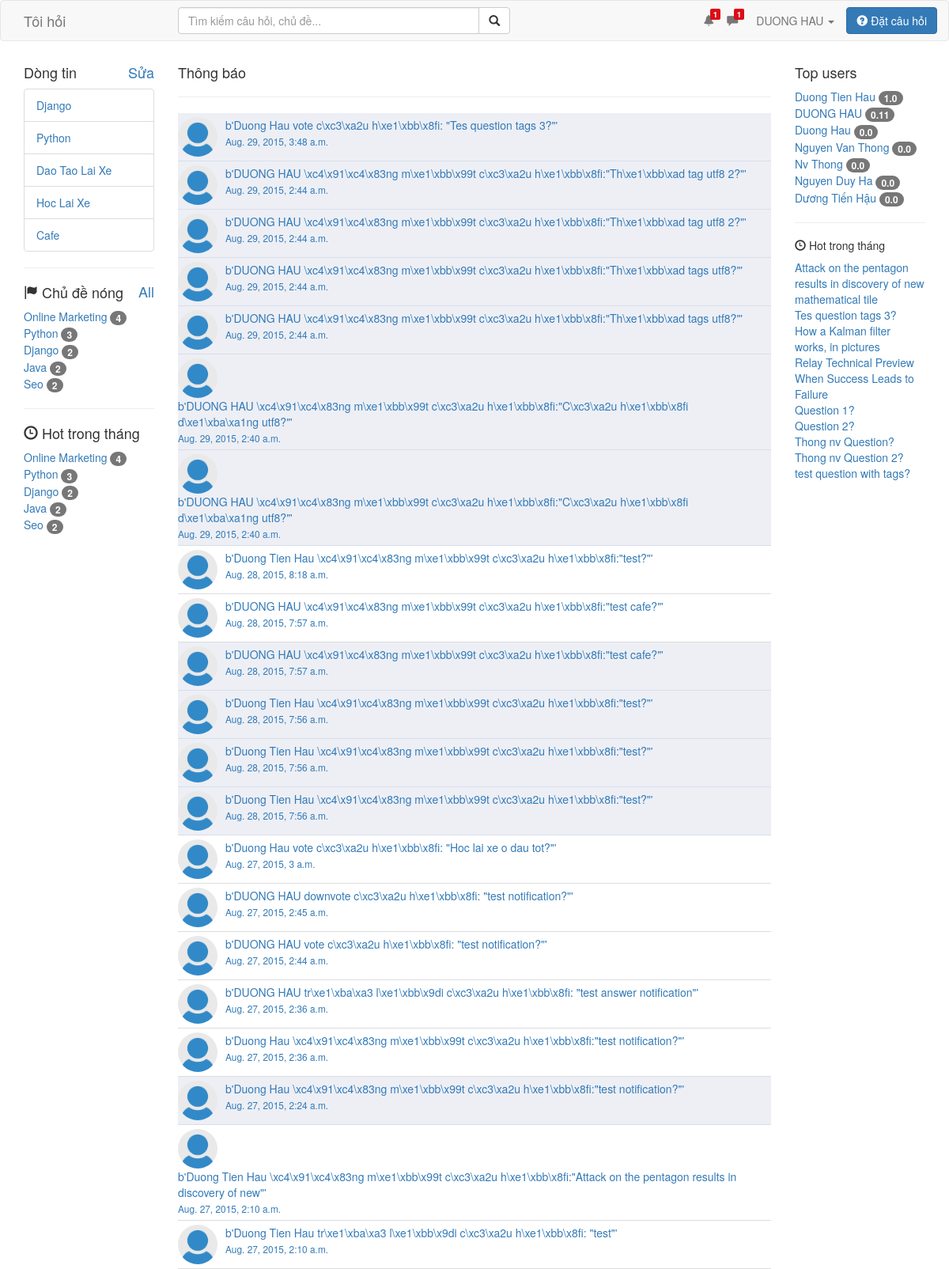
The app's page /notification/all/ (signed in), older data.
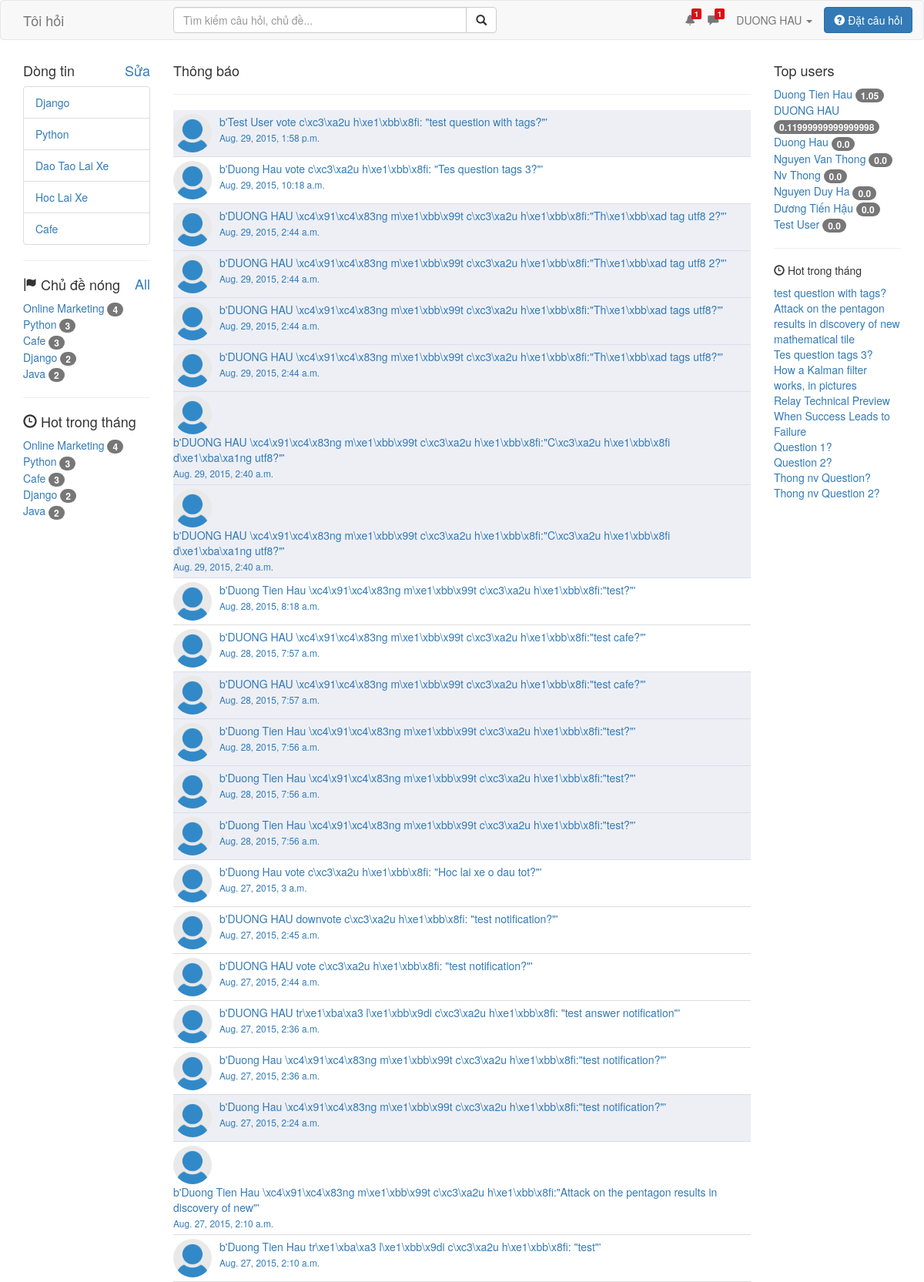
The same page, newer data.
### accounts/models.py (models this page shows, shortened)
class UserProfile(models.Model):
    user=models.OneToOneField(User, unique=True, related_name='profile')
    website=models.URLField(max_length=100,blank=True)
    avatar=models.ImageField(upload_to=get_profile_url,blank=True)
    address=models.CharField(blank=True, max_length=255)
    birthday=models.DateField(null=True)
    gender=models.CharField(blank=True, choices=(('Nam','Nam'),('Nữ','Nữ')), max_length=10)
    bio=models.TextField(blank=True)
    rank=models.FloatField(default=0)
    follows_count=models.IntegerField(default=0)
    followers_count=models.IntegerField(default=0)
    follows=models.ManyToManyField('self', related_name='followers', blank=True, symmetrical=False)
    follow_tags=models.ManyToManyField(Tag, related_name='tag_followers', blank=True)
    @property
    def fullname(self):
        return self.user.first_name+" "+self.user.last_name
    @property
    def username(self):
        return self.user.username

### tag/models.py (models this page shows, shortened)
class Tag(models.Model):
    name=models.CharField(unique=True, max_length=255,blank=False)
    image=models.ImageField(upload_to=get_tags_url, blank=True)
    description=models.TextField(blank=True)
    questions_count=models.IntegerField(default=0)
    followers_count=models.IntegerField(default=0)
    create=models.DateTimeField(auto_now_add=True)
    slug=models.SlugField(blank=True)

### notification/models.py (models this page shows, shortened)
class Notification(models.Model):
    sender=models.ForeignKey(UserProfile)
    recipient=models.ForeignKey(UserProfile, related_name='notifications')
    action=models.CharField(blank=True, max_length=10)#vote|downvote, answer,addquestion
    content_type = models.ForeignKey(ContentType)
    object_id = models.PositiveIntegerField()
    content_object = GenericForeignKey('content_type', 'object_id')
    create=models.DateTimeField(auto_now=True)
    is_read=models.BooleanField(default=False)
    @property
    def notification_string(self):
        string=""
        if self.action=='vote' or self.action=='downvote':
            if self.content_object.__class__.__name__.lower()=='answer':
                string="{} {} bình luận: \"{}\"".format(self.sender.fullname,
                self.action,self.content_object.content[:50])
            elif self.content_object.__class__.__name__.lower()=='question':
                string= "{} {} câu hỏi: \"{}\"".format(self.sender.fullname,
                self.action,self.content_object.title[:50])
        elif self.action=='answer':
            string="{} trả lời câu hỏi: \"{}\"".format(self.sender.fullname,self.content_object.content[:50])
        elif self.action=="addquestion":
            string="{} đăng một câu hỏi:\"{}\"".format(self.sender.fullname,
                self.content_object.title[:50])
        return string.encode('utf8')

### question/models.py (models this page shows, shortened)
class CommonFields(models.Model):
    content=models.TextField()
    is_active=models.BooleanField(default=True)
    create=models.DateTimeField(auto_now_add=True)
    modify=models.DateTimeField(auto_now=True)
    votes_count=models.IntegerField(default=0)
    downvotes_count=models.IntegerField(default=0)
    rank=models.FloatField(default=0)
    class Meta:
        abstract = True

class Question(CommonFields):
    title=models.CharField(blank=False, max_length=255)
    author=models.ForeignKey(UserProfile, related_name='user_questions')
    tags=models.ManyToManyField(Tag, related_name='tag_questions')
    slug=models.SlugField(blank=True, max_length=255)
    votes=models.ManyToManyField(UserProfile, related_name='user_question_votes')
    downvotes=models.ManyToManyField(UserProfile, related_name='user_question_downvotes')

class Answer(CommonFields):
    author=models.ForeignKey(UserProfile, related_name='user_answers')
    question=models.ForeignKey(Question, related_name='question_answers')
    votes=models.ManyToManyField(UserProfile, related_name='user_answer_votes')
    downvotes=models.ManyToManyField(UserProfile, related_name='user_answer_downvotes')

### notification/views.py (the view)
class AllNotificationsView(LoginRequiredMixin, View):
    def get(self, request):
        notifications=Notification.objects.all().order_by('-create')[:30]
        args={}
        args['notifications']=notifications
        return render(request, 'all_notification.html',args)

### accounts/templatetags/user_template.py (called while the page is built)
@register.inclusion_tag('top_users.html')
def top_users():
    profiles=UserProfile.objects.all().order_by('-rank')[:10]
    args={}
    args['profiles']=profiles
    return args

### messenger/templatetags/messenger_template.py (called while the page is built)
@register.inclusion_tag('new_message_count.html', takes_context=True)
def message_count(context):
    request=context['request']
    count=Message.objects.filter(recipient=request.user.profile,read=None).count()
    args={}
    args['count']=count
    return args

### notification/templatetags/notification_template.py (called while the page is built)
@register.inclusion_tag('new_notification_count.html', takes_context=True)
def notification_count(context):
    request=context['request']
    count=Notification.objects.filter(recipient=request.user.profile,is_read=False).count()
    args={}
    args['count']=count
    return args

### question/templatetags/question_template.py (called while the page is built)
@register.inclusion_tag('trending_questions.html')
def trending_questions():
    args={}
    today = datetime.now()
    questions=Question.objects.filter(create__year=today.year,create__month=today.month).order_by('-rank')[:10]
    args['questions']=questions
    return args

### tag/templatetags/tag_template.py (called while the page is built)
@register.inclusion_tag('toptags.html')
def toptags():
    tags=Tag.objects.all().order_by('-followers_count')[:5]
    args={}
    args['tags']=tags
    return args

@register.inclusion_tag('trendingtags.html')
def trending_tags():
    today = datetime.now()
    tags=Tag.objects.filter(create__year=today.year,create__month=today.month).order_by('-followers_count')[:5]
    args={}
    args['tags']=tags
    return args

@register.inclusion_tag('mytags.html',takes_context=True)
def mytags(context):
    request=context['request']
    tags=request.user.profile.follow_tags.all()
    args={}
    args['tags']=tags
    return args

### notification/templates/all_notification.html (shortened to what this page needs)
{%extends "base.html"%}
{%block content%}
<h4>Thông báo</h4>
<hr/>
{%if notifications%}
    <div id="notifications">
    {%for notification in notifications%}
        <div class="notification item {%if not notification.is_read %}unread{%endif%}">
            <a class="thumb" href="{% url 'notification:view' notification.pk %}">
                {%if profile.avatar %}
                    <img class="img-circle" src="{{ MEDIA_URL}}{{notification.sender.avatar}}"/>
                {%else%}
                    <img class="img-circle" src="{{ MEDIA_URL}}/profiles/noimage.png"/>
                {%endif%}
            </a>
            <a href="{% url 'notification:view' notification.pk %}">
                <div>{{notification.notification_string}}</div>
                <div><small>{{notification.create}}</small></div>
            </a>
        </div>
    {%endfor%}
    </div>
{%endif%}
{%endblock%}

### templates/base.html (shortened to what this page needs)
<!DOCTYPE html>
{% load staticfiles %}
{%load tag_template%}
{%load user_template%}
{%load question_template%}
<html>
<head>
    <link rel="stylesheet" type="text/css" href="{% static "bootstrap/css/bootstrap.min.css" %}">
    <link rel="stylesheet" type="text/css" href="{% static "css/hoidap.css" %}">
    <link rel="stylesheet" type="text/css" href="{% static "css/jquery-ui.min.css" %}">
</head>
<body>
<div class="wrapper">
    <div class="header">
        {% include "include/_header.html"%}
    </div>
    <div class="maincontent">
        <div class="container">
            <div class="row">
                <div class="sidebar_left col-md-2">
                    {%block sidebar_left%}
                    {%if user.is_authenticated%}
                    {%mytags%}
                    <hr/>
                    {%endif%}
                    {% toptags %}
                    <hr/>
                    {% trending_tags %}
                    {%endblock%}
                </div>
                <div class="content col-md-8">
                    {%block content%}
                    {%endblock%}
                </div>
                <div class="sidebar_right col-md-2">
                    {%block sidebar_right%}
                    {% top_users %}
                    <hr/>
                    {% trending_questions %}
                    {%endblock%}
                </div>
            </div>
        </div>
    </div>
</div>
</body>
</html>

### templates/include/_header.html (shortened to what this page needs)
{%load notification_template%}
{%load messenger_template%}
{%load staticfiles%}
<nav class="navbar navbar-default" role="navigation">
    <div class="container">
        <div class="row">
            <div class="col-md-2">
                <div class="navbar-header">
                    <a class="navbar-brand" href="{% url "index" %}">Tôi hỏi</a>
                </div>
            </div>
            <div class="col-md-5 search-form">
                <form class="navbar-form" action="/search/" role="search" method="post">
                    <div class="row">
                    <div class="input-group col-md-12">
                        <input type="text" class="form-control" placeholder="Tìm kiếm câu hỏi, chủ đề..." name="term" id="searchtext">
                        <div class="input-group-btn">
                            <button class="btn btn-default" id="search" type="submit">
                                <i class="glyphicon glyphicon-search"></i>
                            </button>
                        </div>
                    </div>
                    </div>
                </form>
            </div>
            {%if user.is_authenticated%}
                <a href="{% url 'question:add' %}" class="btn btn-primary pull-right" id="addquestion"><span class="glyphicon glyphicon-question-sign"></span> Đặt câu hỏi</a>
            {%endif%}
            <ul class="nav navbar-nav pull-right">
                {% if user.is_authenticated %}
                    <li class="activities"><a id="notificationnew" href="#">
                    <span class="glyphicon glyphicon-bell"></span>
                    {%notification_count%}</a>
                    </li>
                    <li class="activities">
                        <a id="messagenew" href="#"><span class="glyphicon glyphicon-comment"></span>{%message_count%}</a>
                    </li>
                    <li class="dropdown">
                        <a href="#" class="dropdown-toggle" data-toggle="dropdown">{{user.profile.fullname}}
                            <b class="caret"></b>
                        </a>
                    </li>
                {% else %}
                    <li><a href="{% url 'user:login' %}">Đăng nhập</a></li>
                    <li><a href="{% url 'user:register' %}">Đăng ký</a></li>
                {% endif %}
            </ul>
        </div>
    </div>
</nav>

### notification/templates/new_notification_count.html
{%if count > 0 %}
    <span class="count_activities">{{count}}</span>
{%endif%}

### messenger/templates/new_message_count.html
{%if count > 0 %}
    <span class="count_activities">{{count}}</span>
{%endif%}

### tag/templates/mytags.html (shortened to what this page needs)
<div class="widget-title">
    <h4>Dòng tin<a class="pull-right" href="#" id="edit_mytags"><span>Sửa</span></a></h4>
</div>
<ul class="list-group" id="mytags">
{%for tag in tags%}
    <li class="list-group-item">
    <a data="{{tag.pk}}" class="tagtitle" href="{% url 'tag:tag_detail' tag.pk tag.slug %}">{{tag.name}}</a>
    </li>
{%endfor%}
</ul>

### tag/templates/toptags.html
{%if tags%}
    <div class="widget-title">
        <h4><span class="glyphicon glyphicon-flag"></span> Chủ đề nóng<a class="pull-right" href="{% url 'tag:all' %}"><span>All</span></a></h4>
    </div>
    <div class="top-tags">
    {%for tag in tags%}
        <div class="item">
        <a href="{% url 'tag:tag_detail' tag.pk tag.slug %}">{{tag.name}}</a>
        <span class="badge">{{tag.followers_count}}</span>
        </div>
    {%endfor%}
    </div>
{%endif%}

### tag/templates/trendingtags.html
{%if tags%}
    <div class="widget-title">
        <h4><span class="glyphicon glyphicon-time"></span> Hot trong tháng</h4>
    </div>
    <div class="top-tags">
    {%for tag in tags%}
        <div class="item">
        <a href="{% url 'tag:tag_detail' tag.pk tag.slug %}">{{tag.name}}</a>
        <span class="badge">{{tag.followers_count}}</span>
        </div>
    {%endfor%}
    </div>
{%endif%}

### accounts/templates/top_users.html
{%if profiles %}
    <h4>Top users</h4>
    <div class="top-users">
        {%for profile in profiles%}
            <div class="item">
                <a href="{% url 'user:profile' profile.username %}">{{profile.fullname}}</a>
                <span class="badge">{{profile.rank}}</span>
            </div>
        {%endfor%}
    </div>
{%endif%}

### question/templates/trending_questions.html
{%if questions%}
    <div class="widget-title">
        <h5><span class="glyphicon glyphicon-time"></span> Hot trong tháng</h5>
    </div>
    <div class="trending-questions">
    {%for question in questions%}
        <div class="item">
            <a href="{% url 'question:detail' question.pk question.slug %}">{{question.title}}</a>
        </div>
    {%endfor%}
    </div>
{%endif%}

### static/css/hoidap.css (style rules this page uses)
img { max-width: 100%; height: auto; }
#addquestion { margin-top: 8px; }
#mytags .list-group-item { position: relative; }
#notificationnew, #messagenew { padding-left: 8px; padding-right: 8px; position: relative; }
span.count_activities { position: absolute; right: 0px; top: 10px; min-width: 8px; padding: 2px 4px; font-size: 10px; font-weight: 700; line-height: 1; color: #fff; text-align: center; white-space: nowrap; vertical-align: middle; background-color: #DC0D17; border-radius: 2px; }
#messages .message,#notifications .notification { padding-bottom: 5px; padding-top: 5px; border-bottom: 1px solid #DDD; }
#messages .message a,#notifications .notification a { float: left; }
#messages .message a.thumb img,#notifications .notification a.thumb img { width: 50px; height: 50px; margin-right: 10px; }
#messages .message.unread,#notifications .notification.unread { background: #EDEFF5 none repeat scroll 0% 0%; border-color: #D8DEEA; }
.activities { position: relative; }
form.navbar-form { position: relative; }

Row changes from the older to the newer data that the page shows:
no longer on this page (row unchanged): Tag: name "Seo", followers_count "2"
now on one of the page's lists (row edited): Tag: name "Cafe", followers_count "3"
added Notification: notification_string "b'Test User vote c\\xc3\\xa2u h\\xe1\\xbb\\x8fi: \"test question with tags?\"'", create "Aug. 29, 2015, 1:58 p.m."
changed Notification "b'Duong Hau vote c\\xc3\\xa2u h\\xe1\\xbb\\x8fi: \"Tes question tags 3?\"'": is_read False → True (drawn); create "Aug. 29, 2015, 3:48 a.m." → "Aug. 29, 2015, 10:18 a.m."
changed UserProfile "Duong Tien Hau": rank "1.0" → "1.05"
changed UserProfile "DUONG HAU": rank "0.11" → "0.11999999999999998"
added UserProfile: fullname "Test User", rank "0.0"
changed Question "test question with tags?": moves up the list
